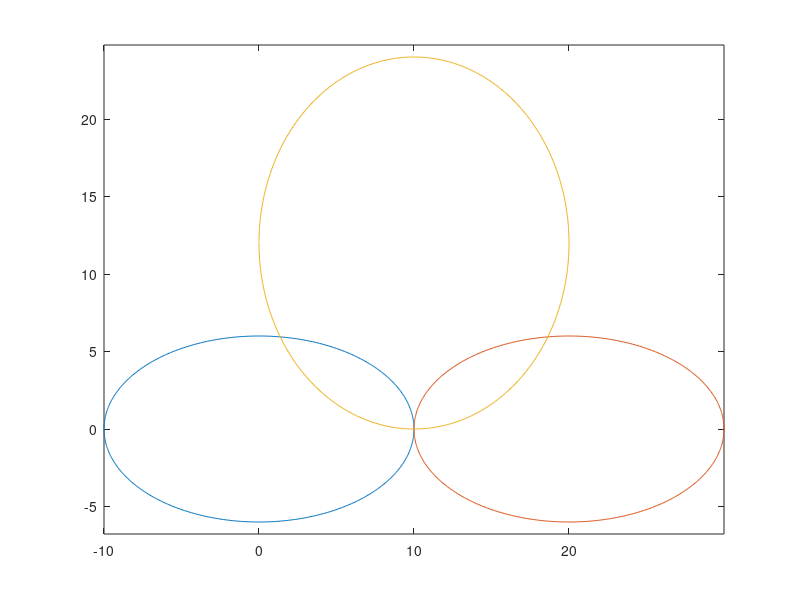

Recreate this plot in MATLAB.
close all
clc 
clear all

re=6 % raio equatorial
rp=10 %// raio polar
x0=0 %// centro do plot
y0=0 
x=-pi:0.01:pi;
plot(x0+rp*cos(x),y0+re*sin(x))

hold on

plot(20+rp*cos(x),0+re*sin(x))

plot(10+(10*cos(x)),12+(12*sin(x)))

axis equal

